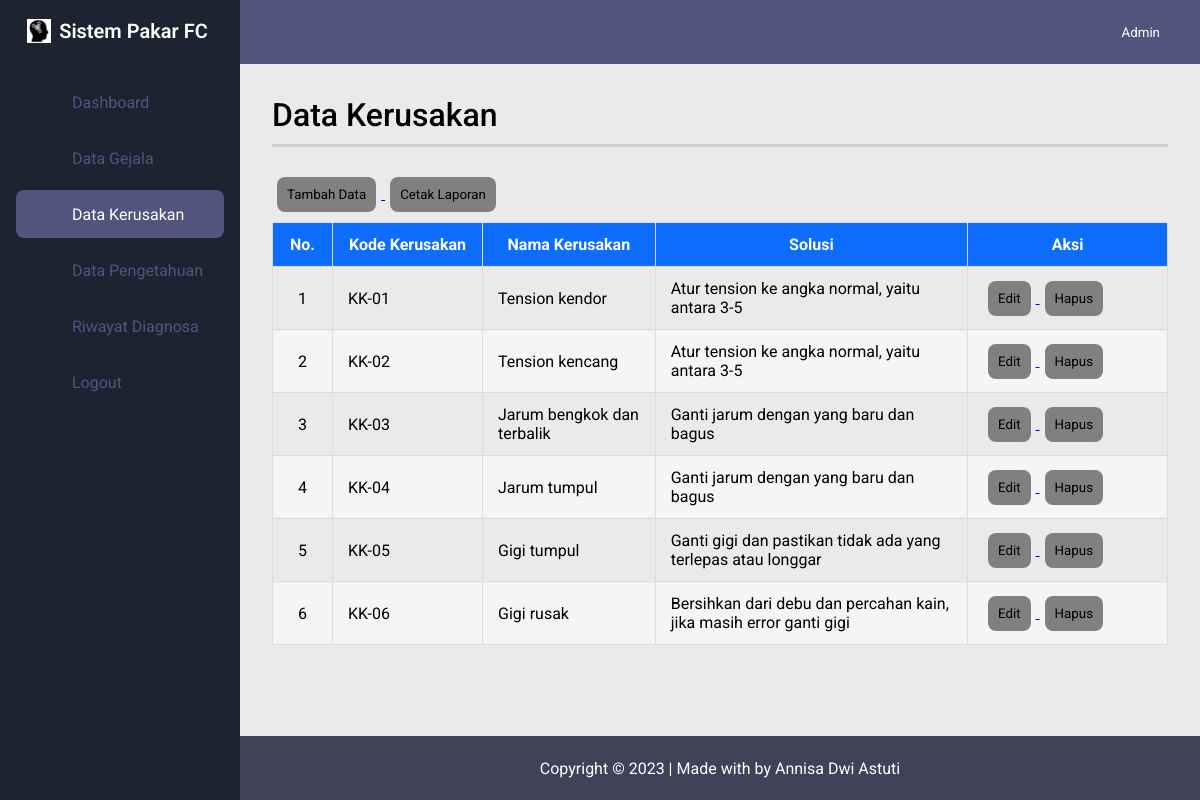
Page /?page=home&sub=kerusakan (signed in) on the committed database.
### tables this page shows
CREATE TABLE `kerusakan` (
  `kode` varchar(10) NOT NULL,
  `nama` varchar(50) NOT NULL,
  `solusi` varchar(100) NOT NULL,
  `created_at` timestamp NOT NULL DEFAULT CURRENT_TIMESTAMP,
  `updated_at` timestamp NOT NULL DEFAULT CURRENT_TIMESTAMP ON UPDATE CURRENT_TIMESTAMP
);

### controllers/kerusakanController.php (called while the page is built, shortened)
<?php
include 'models/kerusakanModel.php';
class kerusakanController extends controller
{
    public $model;
    public function __construct()
    {
        $this->model = new kerusakanModel();
    }
    public function index()
    {
        $data = $this->model->selectAll();
        include './views/pages/home/kerusakan/index.php';
    }
}

### routes.php (called while the page is built)
<?php
$page = @$_GET['page'];
if ($page == '' || $page == REGISTER_URL) {
    include 'views/layouts/auth/index.php';
} elseif ($page == HOME_URL) {
    include 'views/layouts/home/index.php';
}

### index.php (called while the page is built, shortened)
<?php
include 'routes.php';
?>

### models/model.php (called while the page is built, shortened)
<?php
class model
{
    public function execute($query)
    {
        include './database/koneksi.php';
        $result =  mysqli_query($conn, $query);
        return $result;
    }
    public function fetch($var)
    {
        return mysqli_fetch_array($var, MYSQLI_ASSOC);
    }
}

### models/kerusakanModel.php (called while the page is built, shortened)
<?php
class kerusakanModel extends model
{
	public function selectAll()
	{
		$query = "SELECT * FROM kerusakan ORDER BY kode ASC";
		return $this->execute($query);
	}
}

### views/pages/home/kerusakan/index.php (the view, shortened to what this page needs)
<h1 class="content-header">Data Kerusakan</h1>
<hr class="line">
<div class="aksi-button">
    <a href="?page=<?= HOME_URL ?>&sub=<?= KERUSAKAN_URL ?>&act=tambah">
        <button class="btn tambah"><i class="fas fa-plus"></i> Tambah Data</button>
    </a>
    <a href="" onclick="window.print();">
        <button class="btn"><i class="fas fa-file"></i> Cetak Laporan</button>
    </a>
</div>
<table class="table">
    <thead>
        <tr>
            <th>No.</th>
            <th>Kode Kerusakan</th>
            <th>Nama Kerusakan</th>
            <th>Solusi</th>
            <th class="aksi">Aksi</th>
        </tr>
    </thead>
    <tbody>
        <?php
        $no = 1;
        while ($data_kerusakan = $this->model->fetch($data)) :
        ?>
            <tr>
                <td data-label="No."><?= $no; ?></td>
                <td data-label="Kode Kerusakan"><?= $data_kerusakan['kode']; ?></td>
                <td data-label="Nama Kerusakan"><?= $data_kerusakan['nama']; ?></td>
                <td data-label="Solusi"><?= $data_kerusakan['solusi']; ?></td>
                <td data-label="Aksi" class="aksi">
                    <a href="?page=<?= HOME_URL ?>&sub=<?= KERUSAKAN_URL ?>&act=edit&kode=<?= $data_kerusakan['kode']; ?>">
                        <button class="btn">
                            <i class="fa fa-edit"></i> Edit
                        </button>
                    </a>
                    <a href="" onclick="confirmDeleteKerusakan(event, '<?= $data_kerusakan['kode']; ?>')">
                        <button class="btn">
                            <i class="fa fa-trash"></i> Hapus
                        </button>
                    </a>
                </td>
            </tr>
        <?php
            $no++;
        endwhile;
        ?>
    </tbody>
</table>

### assets/css/home/_partials/setting-table.css (style rules this page uses)
th:first-child { width: 60px; }
th:nth-child(2) { width: 150px; }
th:last-child { width: 200px; }
td:first-child { text-align: center; }

### assets/css/home/_partials/global.css (style rules this page uses)
:root { --color-primary: #1B2430; --color-secondary: #51557E; --color-secondary-dark: #404258; --color-secondary-light: #505266; --color-light: #FFFFFF; --color-grey: #EAEAEA; }
* { padding: 0; margin: 0; box-sizing: border-box; font-family: 'Roboto', sans-serif; }
body { background-color: var(--color-grey); }
button { background: none; outline: none; border: none; cursor: pointer; }

### assets/css/home/_partials/sidebar.css (style rules this page uses)
.line { background-color: var(--color-secondary); width: 100%; height: .2rem; border: none; opacity: .2; margin: 10px 0 20px 0; }

### assets/css/home/_partials/content.css (style rules this page uses)
.content-header { font-size: 2rem; font-weight: 500; }

### assets/css/home/_partials/table.css (style rules this page uses)
.table { width: 100%; border-collapse: collapse; }
.table td, .table th { padding: 12px 15px; border: 1px solid #ddd; font-size: 16px; }
.table th { background-color: #0D6EFD; color: #ffffff; }
.table tbody tr:nth-child(even) { background-color: #f5f5f5; }
.btn { background-color: gray; margin: 0 5px; padding: 10px; border-radius: 8px; }
.btn.tambah, .btn.cetak { margin: 10px 5px; }

### rows in the picture
kerusakan: kode "KK-01", nama "Tension kendor", solusi "Atur tension ke angka normal, yaitu antara 3-5"
kerusakan: kode "KK-02", nama "Tension kencang", solusi "Atur tension ke angka normal, yaitu antara 3-5"
kerusakan: kode "KK-03", nama "Jarum bengkok dan terbalik", solusi "Ganti jarum dengan yang baru dan bagus"
kerusakan: kode "KK-04", nama "Jarum tumpul", solusi "Ganti jarum dengan yang baru dan bagus"
kerusakan: kode "KK-05", nama "Gigi tumpul", solusi "Ganti gigi dan pastikan tidak ada yang terlepas atau longgar"
kerusakan: kode "KK-06", nama "Gigi rusak", solusi "Bersihkan dari debu dan percahan kain, jika masih error ganti gigi"

### other values in the picture
$_SESSION["username"] "Admin"
